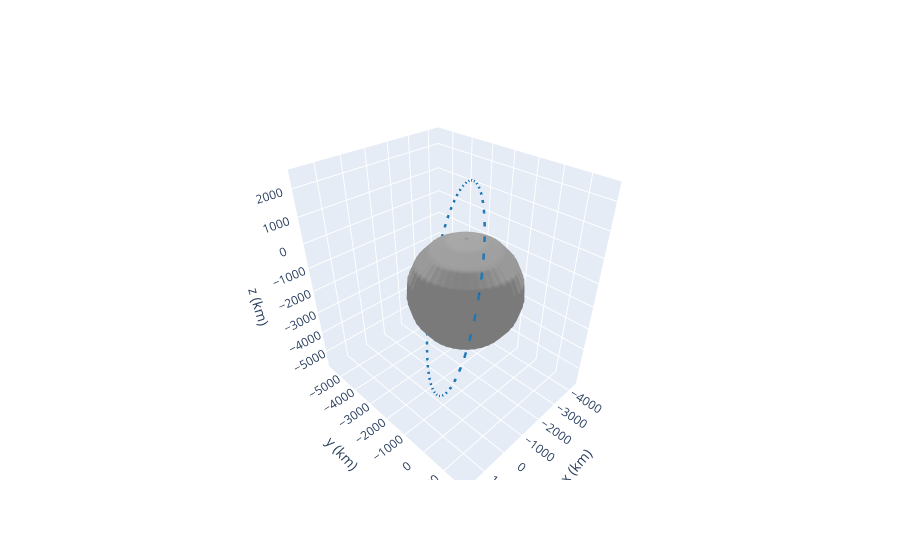

Notebook code for this chart:
### Code cell
from poliastro.plotting import OrbitPlotter3D


plot_obj = OrbitPlotter3D()

plot_obj.plot(orb)

### Figure 1 — Plotly figure (JSON) as saved in the notebook; plotly's stock layout.template omitted (floating-point values rounded to 4 significant figures; data arrays with more than 128 entries replaced by an {"elided": "..."} marker saying what was removed)
{"data": [{"cauto": false, "cmax": 1, "cmin": 1, "colorscale": [[0, "#999999"], [1, "#999999"]], "name": "Moon", "showscale": false, "type": "surface", "x": {"elided": "20x20 float values"}, "y": {"elided": "20x20 float values"}, "z": {"elided": "20x20 float values"}}, {"line": {"color": "rgb(31, 119, 180)", "dash": "dash", "width": 5}, "mode": "lines", "name": "2000-01-01 12:00", "type": "scatter3d", "x": {"elided": "150 float values"}, "y": {"elided": "150 float values"}, "z": {"elided": "150 float values"}}, {"cauto": false, "cmax": 1, "cmin": 1, "colorscale": [[0, "rgb(31, 119, 180)"], [1, "rgb(31, 119, 180)"]], "name": "2000-01-01 12:00", "showscale": false, "type": "surface", "x": {"elided": "20x20 float values"}, "y": {"elided": "20x20 float values"}, "z": {"elided": "20x20 float values"}}, {"cauto": false, "cmax": 1, "cmin": 1, "colorscale": [[0, "#999999"], [1, "#999999"]], "name": "Moon", "showscale": false, "type": "surface", "x": {"elided": "20x20 float values"}, "y": {"elided": "20x20 float values"}, "z": {"elided": "20x20 float values"}}], "layout": {"autosize": true, "scene": {"aspectmode": "data", "xaxis": {"title": {"text": "x (km)"}}, "yaxis": {"title": {"text": "y (km)"}}, "zaxis": {"title": {"text": "z (km)"}}}}}
